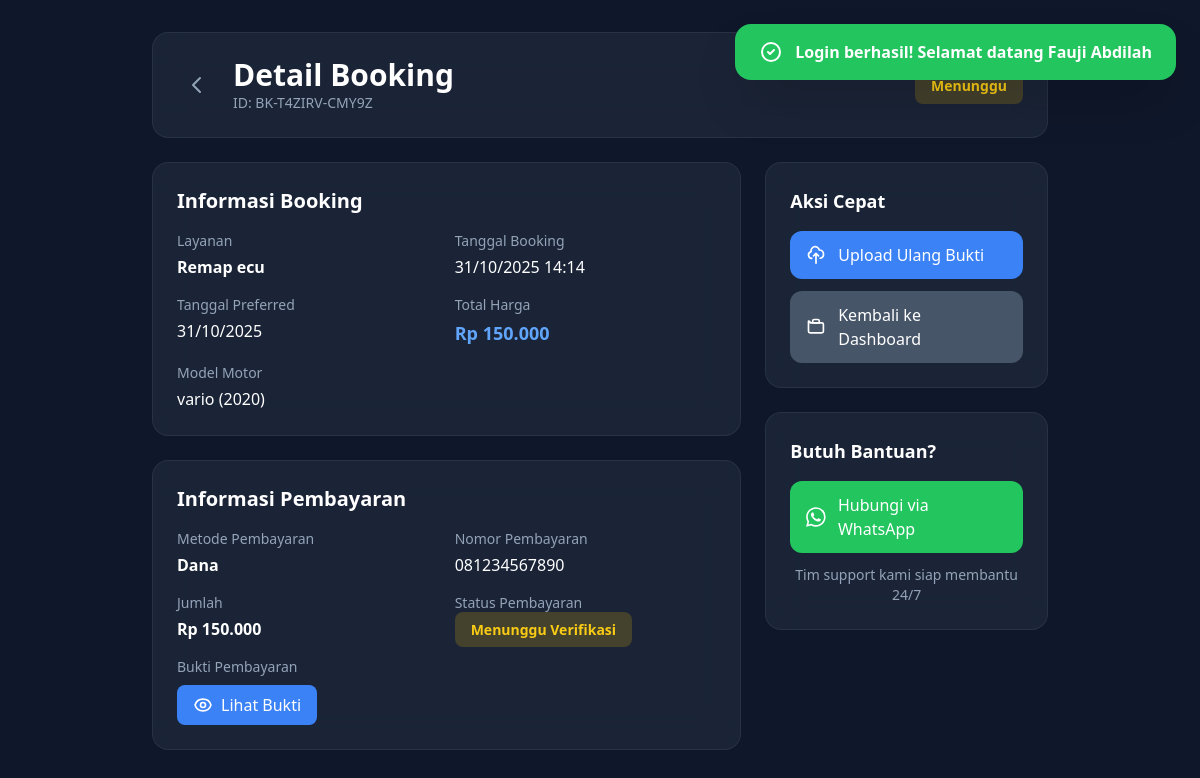
Page /booking-detail.php?id=11 (signed in) on the committed database.
### tables this page shows
CREATE TABLE `bookings` (
  `id` int(11) NOT NULL AUTO_INCREMENT,
  `booking_id` varchar(20) NOT NULL,
  `user_id` int(11) NOT NULL,
  `service_type` enum('remap_ecu','tuning','maintenance') NOT NULL DEFAULT 'remap_ecu',
  `vehicle_model` varchar(100) NOT NULL,
  `vehicle_year` int(4) DEFAULT NULL,
  `description` text DEFAULT NULL,
  `booking_date` datetime NOT NULL,
  `preferred_date` date DEFAULT NULL,
  `status` enum('pending','confirmed','in_progress','completed','cancelled') DEFAULT 'pending',
  `total_price` decimal(10,2) DEFAULT 0.00,
  `created_at` timestamp NOT NULL DEFAULT current_timestamp(),
  `updated_at` timestamp NOT NULL DEFAULT current_timestamp() ON UPDATE current_timestamp(),
  PRIMARY KEY (`id`),
  UNIQUE KEY `booking_id` (`booking_id`),
  KEY `user_id` (`user_id`),
  KEY `status` (`status`),
  KEY `booking_date` (`booking_date`),
  CONSTRAINT `bookings_ibfk_1` FOREIGN KEY (`user_id`) REFERENCES `users` (`id`) ON DELETE CASCADE
);

CREATE TABLE `payments` (
  `id` int(11) NOT NULL AUTO_INCREMENT,
  `booking_id` int(11) NOT NULL,
  `payment_method` enum('dana','gopay','ovo','bca','mandiri') DEFAULT 'dana',
  `amount` decimal(10,2) NOT NULL,
  `payment_number` varchar(50) DEFAULT NULL,
  `proof_image` varchar(255) DEFAULT NULL,
  `status` enum('pending','verified','rejected') DEFAULT 'pending',
  `verified_by` int(11) DEFAULT NULL,
  `verified_at` datetime DEFAULT NULL,
  `notes` text DEFAULT NULL,
  `created_at` timestamp NOT NULL DEFAULT current_timestamp(),
  `updated_at` timestamp NOT NULL DEFAULT current_timestamp() ON UPDATE current_timestamp(),
  PRIMARY KEY (`id`),
  UNIQUE KEY `booking_id` (`booking_id`),
  KEY `status` (`status`),
  KEY `verified_by` (`verified_by`),
  CONSTRAINT `payments_ibfk_1` FOREIGN KEY (`booking_id`) REFERENCES `bookings` (`id`) ON DELETE CASCADE,
  CONSTRAINT `payments_ibfk_2` FOREIGN KEY (`verified_by`) REFERENCES `admins` (`id`) ON DELETE SET NULL
);

### config.php (called while the page is built, shortened)
<?php
function getFlashMessage() {
    if (isset($_SESSION['flash_message'])) {
        $message = [
            'message' => $_SESSION['flash_message'],
            'type' => $_SESSION['flash_type']
        ];
        return $message;
    }
    return null;
}
?>

### functions.php (called while the page is built, shortened)
<?php
require_once 'config.php';
function getBookingById($bookingId) {
    global $conn;
    $sql = "SELECT b.*, u.full_name, u.phone, u.email,
                   p.id as payment_id, p.payment_method, p.amount, p.payment_number,
                   p.proof_image, p.status as payment_status, p.verified_at, p.notes,
                   p.updated_at as proof_uploaded_at
            FROM bookings b
            LEFT JOIN users u ON b.user_id = u.id
            LEFT JOIN payments p ON b.id = p.booking_id
            WHERE b.id = ?";
    $stmt = $conn->prepare($sql);
    $stmt->bind_param("i", $bookingId);
    $stmt->execute();
    $result = $stmt->get_result();
    if ($result->num_rows > 0) {
        return $result->fetch_assoc();
    }
    return null;
}
?>

### booking-detail.php (the view, shortened to what this page needs)
<?php
require_once 'config.php';
require_once 'functions.php';
$bookingId = intval($_GET['id'] ?? 0);
$booking = getBookingById($bookingId);
?>
<!DOCTYPE html>
<html lang="id">
<head>
    <script src="https://cdn.tailwindcss.com"></script>
</head>
<body class="bg-slate-900 min-h-screen fade-in">
    <?php
    $flash = getFlashMessage();
    if ($flash):
    ?>
    <div class="fixed top-6 right-6 z-50 max-w-md">
        <div class="<?php echo $flash['type'] === 'success' ? 'bg-green-500' : 'bg-red-500'; ?> text-white px-6 py-4 rounded-2xl shadow-2xl flex items-center gap-3">
            <?php if ($flash['type'] === 'success'): ?>
                <svg class="w-6 h-6" fill="none" stroke="currentColor" viewBox="0 0 24 24">
                    <path stroke-linecap="round" stroke-linejoin="round" stroke-width="2" d="M9 12l2 2 4-4m6 2a9 9 0 11-18 0 9 9 0 0118 0z"></path>
                </svg>
            <?php else: ?>
                <svg class="w-6 h-6" fill="none" stroke="currentColor" viewBox="0 0 24 24">
                    <path stroke-linecap="round" stroke-linejoin="round" stroke-width="2" d="M12 8v4m0 4h.01M21 12a9 9 0 11-18 0 9 9 0 0118 0z"></path>
                </svg>
            <?php endif; ?>
            <span class="font-semibold"><?php echo htmlspecialchars($flash['message']); ?></span>
        </div>
    </div>
    <?php endif; ?>
    <div class="p-4 lg:p-8">
        <div class="max-w-4xl mx-auto">
            <div class="glass-card rounded-2xl p-6 mb-6 slide-up">
                <div class="flex items-center justify-between">
                    <div class="flex items-center gap-4">
                        <a href="user-dashboard.php" class="p-2 text-slate-400 hover:text-white hover:bg-slate-700 rounded-lg transition">
                            <svg class="w-6 h-6" fill="none" stroke="currentColor" viewBox="0 0 24 24">
                                <path stroke-linecap="round" stroke-linejoin="round" stroke-width="2" d="M15 19l-7-7 7-7"></path>
                            </svg>
                        </a>
                        <div>
                            <h1 class="text-2xl lg:text-3xl font-bold text-white">Detail Booking</h1>
                            <p class="text-slate-400 text-sm">ID: <?php echo htmlspecialchars($booking['booking_id']); ?></p>
                        </div>
                    </div>
                    <div class="status-badge
                        <?php
                        switch($booking['status']) {
                            case 'pending': echo 'bg-yellow-500 bg-opacity-20 text-yellow-400'; break;
                        }
                        ?>">
                        <?php
                        switch($booking['status']) {
                            case 'pending': echo 'Menunggu'; break;
                        }
                        ?>
                    </div>
                </div>
            </div>
            <div class="grid grid-cols-1 lg:grid-cols-3 gap-6">
                <div class="lg:col-span-2 space-y-6">
                    <div class="glass-card rounded-2xl p-6 slide-up" style="animation-delay: 0.1s;">
                        <h2 class="text-xl font-bold text-white mb-4">Informasi Booking</h2>
                        <div class="space-y-4">
                            <div class="grid grid-cols-1 md:grid-cols-2 gap-4">
                                <div>
                                    <label class="block text-slate-400 text-sm mb-1">Layanan</label>
                                    <p class="text-white font-semibold"><?php echo ucfirst(str_replace('_', ' ', $booking['service_type'])); ?></p>
                                </div>
                                <div>
                                    <label class="block text-slate-400 text-sm mb-1">Tanggal Booking</label>
                                    <p class="text-white"><?php echo date('d/m/Y H:i', strtotime($booking['booking_date'])); ?></p>
                                </div>
                                <div>
                                    <label class="block text-slate-400 text-sm mb-1">Tanggal Preferred</label>
                                    <p class="text-white"><?php echo date('d/m/Y', strtotime($booking['preferred_date'])); ?></p>
                                </div>
                                <div>
                                    <label class="block text-slate-400 text-sm mb-1">Total Harga</label>
                                    <p class="text-blue-400 font-bold text-lg">Rp <?php echo number_format($booking['total_price'], 0, ',', '.'); ?></p>
                                </div>
                            </div>
                            <div>
                                <label class="block text-slate-400 text-sm mb-1">Model Motor</label>
                                <p class="text-white"><?php echo htmlspecialchars($booking['vehicle_model']); ?> (<?php echo $booking['vehicle_year']; ?>)</p>
                            </div>
                        </div>
                    </div>
                    <?php if ($booking['payment_id']): ?>
                    <div class="glass-card rounded-2xl p-6 slide-up" style="animation-delay: 0.2s;">
                        <h2 class="text-xl font-bold text-white mb-4">Informasi Pembayaran</h2>
                        <div class="space-y-4">
                            <div class="grid grid-cols-1 md:grid-cols-2 gap-4">
                                <div>
                                    <label class="block text-slate-400 text-sm mb-1">Metode Pembayaran</label>
                                    <p class="text-white font-semibold"><?php echo ucfirst($booking['payment_method']); ?></p>
                                </div>
                                <div>
                                    <label class="block text-slate-400 text-sm mb-1">Nomor Pembayaran</label>
                                    <p class="text-white"><?php echo htmlspecialchars($booking['payment_number']); ?></p>
                                </div>
                                <div>
                                    <label class="block text-slate-400 text-sm mb-1">Jumlah</label>
                                    <p class="text-white font-semibold">Rp <?php echo number_format($booking['amount'], 0, ',', '.'); ?></p>
                                </div>
                                <div>
                                    <label class="block text-slate-400 text-sm mb-1">Status Pembayaran</label>
                                    <span class="status-badge
                                        <?php
                                        switch($booking['payment_status']) {
                                            case 'pending': echo 'bg-yellow-500 bg-opacity-20 text-yellow-400'; break;
                                        }
                                        ?>">
                                        <?php
                                        switch($booking['payment_status']) {
                                            case 'pending': echo 'Menunggu Verifikasi'; break;
                                        }
                                        ?>
                                    </span>
                                </div>
                            </div>
                            <?php if ($booking['proof_image']): ?>
                            <div>
                                <label class="block text-slate-400 text-sm mb-2">Bukti Pembayaran</label>
                                <a href="uploads/<?php echo htmlspecialchars($booking['proof_image']); ?>" target="_blank" class="inline-flex items-center gap-2 px-4 py-2 bg-blue-500 hover:bg-blue-600 text-white rounded-lg transition">
                                    Lihat Bukti
                                </a>
                            </div>
                            <?php endif; ?>
                        </div>
                    </div>
                    <?php endif; ?>
                </div>
                <div class="space-y-6">
                    <div class="glass-card rounded-2xl p-6 slide-up" style="animation-delay: 0.3s;">
                        <h3 class="text-lg font-bold text-white mb-4">Aksi Cepat</h3>
                        <div class="space-y-3">
                            <?php if ($booking['payment_status'] === 'pending' && $booking['proof_image']): ?>
                            <a href="upload-proof.php?id=<?php echo $booking['id']; ?>" class="w-full flex items-center gap-3 px-4 py-3 bg-blue-500 hover:bg-blue-600 text-white rounded-xl transition">
                                <svg class="w-5 h-5" fill="none" stroke="currentColor" viewBox="0 0 24 24">
                                    <path stroke-linecap="round" stroke-linejoin="round" stroke-width="2" d="M7 16a4 4 0 01-.88-7.903A5 5 0 1115.9 6L16 6a5 5 0 011 9.9M15 13l-3-3m0 0l-3 3m3-3v12"></path>
                                </svg>
                                Upload Ulang Bukti
                            </a>
                            <?php endif; ?>
                            <a href="user-dashboard.php" class="w-full flex items-center gap-3 px-4 py-3 bg-slate-600 hover:bg-slate-700 text-white rounded-xl transition">
                                Kembali ke Dashboard
                            </a>
                        </div>
                    </div>
                    <div class="glass-card rounded-2xl p-6 slide-up" style="animation-delay: 0.4s;">
                        <h3 class="text-lg font-bold text-white mb-4">Butuh Bantuan?</h3>
                        <div class="space-y-3">
                            <a href="https://wa.me/6281234567890" target="_blank" class="w-full flex items-center gap-3 px-4 py-3 bg-green-500 hover:bg-green-600 text-white rounded-xl transition">
                                Hubungi via WhatsApp
                            </a>
                            <p class="text-slate-400 text-sm text-center">
                                Tim support kami siap membantu 24/7
                            </p>
                        </div>
                    </div>
                </div>
            </div>
        </div>
    </div>
</body>
</html>

### booking-detail.php (style rules this page uses)
.fade-in { animation: fadeIn 0.5s ease-out; }
.slide-up { animation: slideUp 0.6s ease-out; }
.glass-card { background: rgba(30, 41, 59, 0.8); backdrop-filter: blur(20px); border: 1px solid rgba(148, 163, 184, 0.1); }
.status-badge { padding: 0.5rem 1rem; border-radius: 0.5rem; font-weight: 600; font-size: 0.875rem; }

### rows in the picture
bookings: booking "BK-T4ZIRV-CMY9Z", service_type "Remap ecu", booking_date "31/10/2025 14:14", preferred_date "31/10/2025", total_price "150.000", vehicle_model "vario", vehicle_year "2020", payments.payment_method "Dana", payments.payment_number "081234567890", payments.amount "150.000"

### other values in the picture
$flash['message'] "Login berhasil! Selamat datang Fauji Abdilah"
